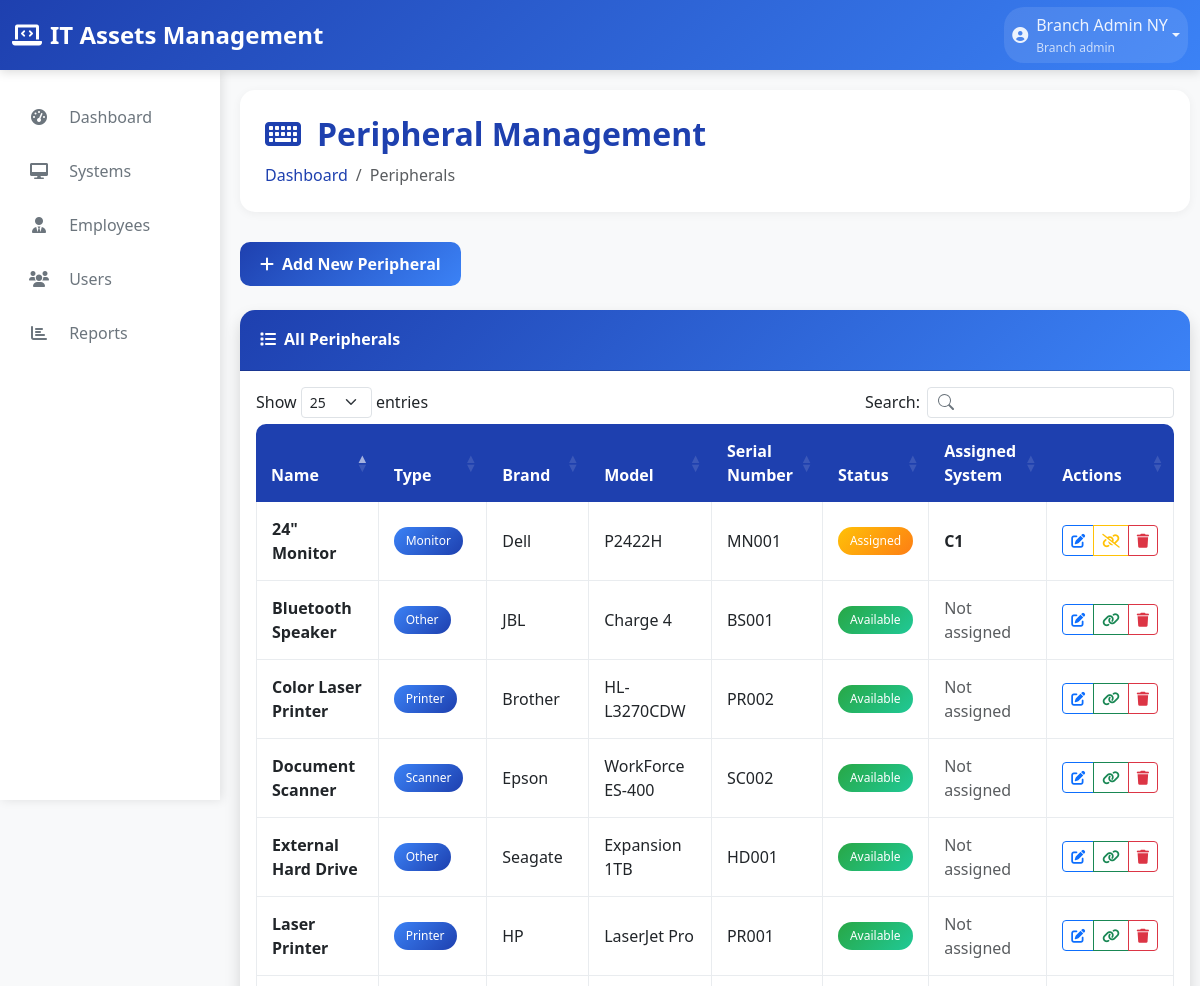
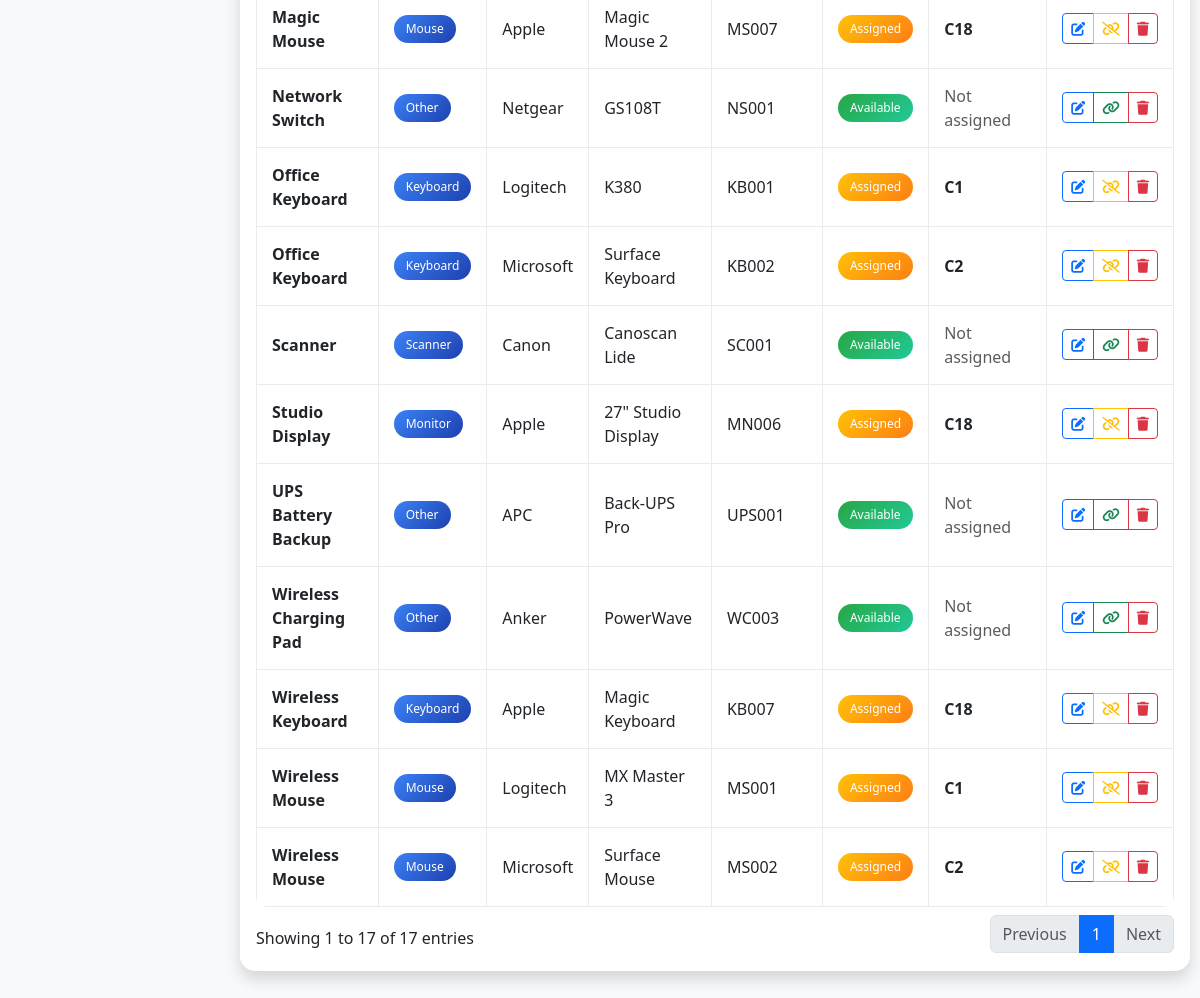
/peripherals.php (signed in), run on the app's committed database (2 pictures, top to bottom).
### tables this page shows
CREATE TABLE IF NOT EXISTS peripherals (
    id INT AUTO_INCREMENT PRIMARY KEY,
    name VARCHAR(100) NOT NULL,
    type ENUM('Keyboard', 'Mouse', 'Monitor', 'Printer', 'Scanner', 'Other') NOT NULL,
    brand VARCHAR(50),
    model VARCHAR(50),
    serial_number VARCHAR(100),
    system_id INT NULL,
    status ENUM('Available', 'Assigned', 'In Repair') DEFAULT 'Available',
    created_at TIMESTAMP DEFAULT CURRENT_TIMESTAMP,
    FOREIGN KEY (system_id) REFERENCES systems(id) ON DELETE SET NULL
);

CREATE TABLE IF NOT EXISTS systems (
    id INT AUTO_INCREMENT PRIMARY KEY,
    system_code VARCHAR(20) NOT NULL,
    branch_id INT NOT NULL,
    type ENUM('Laptop', 'Desktop', 'Server') NOT NULL,
    cpu VARCHAR(100),
    ram VARCHAR(50),
    storage VARCHAR(100),
    os VARCHAR(50),
    status ENUM('Assigned', 'Unassigned', 'In Repair') DEFAULT 'Unassigned',
    assigned_to INT NULL,
    assigned_date DATE NULL,
    created_at TIMESTAMP DEFAULT CURRENT_TIMESTAMP,
    FOREIGN KEY (branch_id) REFERENCES branches(id) ON DELETE CASCADE,
    FOREIGN KEY (assigned_to) REFERENCES employees(id) ON DELETE SET NULL
);

### config/session.php (called while the page is built, shortened)
<?php
function isLoggedIn() {
    return isset($_SESSION['user_id']) && isset($_SESSION['role']);
}
function hasRole($role) {
    return isLoggedIn() && $_SESSION['role'] === $role;
}
function isSuperAdmin() {
    return hasRole('super_admin');
}
function isBranchAdmin() {
    return hasRole('branch_admin');
}
?>

### peripherals.php (the view, shortened to what this page needs)
<?php
require_once 'config/database.php';
require_once 'config/session.php';
$pdo = getConnection();
if (isSuperAdmin()) {
    $stmt = $pdo->query("
        SELECT p.*, s.system_code, b.name as branch_name
        FROM peripherals p
        LEFT JOIN systems s ON p.system_id = s.id
        LEFT JOIN branches b ON s.branch_id = b.id
        ORDER BY p.type, p.name
    ");
} else {
    $stmt = $pdo->prepare("
        SELECT p.*, s.system_code, b.name as branch_name
        FROM peripherals p
        LEFT JOIN systems s ON p.system_id = s.id
        LEFT JOIN branches b ON s.branch_id = b.id
        WHERE s.branch_id = ? OR p.system_id IS NULL
        ORDER BY p.type, p.name
    ");
    $stmt->execute([getCurrentUserBranch()]);
}
$peripherals = $stmt->fetchAll();
include 'includes/header.php';
include 'includes/sidebar.php';
?>
<div class="main-content">
    <div class="content-wrapper">
        <div class="page-header">
            <h1 class="page-title">
                <i class="fas fa-keyboard me-3"></i>Peripheral Management
            </h1>
            <nav aria-label="breadcrumb">
                <ol class="breadcrumb">
                    <li class="breadcrumb-item"><a href="<?php echo isSuperAdmin() ? 'dashboard.php' : 'branch_dashboard.php'; ?>">Dashboard</a></li>
                    <li class="breadcrumb-item active">Peripherals</li>
                </ol>
            </nav>
        </div>
        <div class="row mb-4">
            <div class="col-12">
                <button type="button" class="btn btn-primary" data-bs-toggle="modal" data-bs-target="#addPeripheralModal">
                    <i class="fas fa-plus me-2"></i>Add New Peripheral
                </button>
            </div>
        </div>
        <div class="card shadow">
            <div class="card-header">
                <h6 class="m-0 font-weight-bold text-white">
                    <i class="fas fa-list me-2"></i>All Peripherals
                </h6>
            </div>
            <div class="card-body">
                <div class="table-responsive">
                    <table class="table table-bordered data-table" width="100%" cellspacing="0">
                        <thead>
                            <tr>
                                <th>Name</th>
                                <th>Type</th>
                                <th>Brand</th>
                                <th>Model</th>
                                <th>Serial Number</th>
                                <th>Status</th>
                                <th>Assigned System</th>
                                <th>Actions</th>
                            </tr>
                        </thead>
                        <tbody>
                            <?php foreach ($peripherals as $peripheral): ?>
                                <tr>
                                    <td><strong><?php echo htmlspecialchars($peripheral['name']); ?></strong></td>
                                    <td>
                                        <span class="badge badge-info"><?php echo htmlspecialchars($peripheral['type']); ?></span>
                                    </td>
                                    <td><?php echo htmlspecialchars($peripheral['brand'] ?: '-'); ?></td>
                                    <td><?php echo htmlspecialchars($peripheral['model'] ?: '-'); ?></td>
                                    <td><?php echo htmlspecialchars($peripheral['serial_number'] ?: '-'); ?></td>
                                    <td>
                                        <?php
                                        $statusClass = '';
                                        switch ($peripheral['status']) {
                                            case 'Available':
                                                $statusClass = 'badge-success';
                                                break;
                                            case 'Assigned':
                                                $statusClass = 'badge-warning';
                                                break;
                                        }
                                        ?>
                                        <span class="badge <?php echo $statusClass; ?>"><?php echo $peripheral['status']; ?></span>
                                    </td>
                                    <td>
                                        <?php if ($peripheral['system_code']): ?>
                                            <strong><?php echo htmlspecialchars($peripheral['system_code']); ?></strong>
                                        <?php else: ?>
                                            <span class="text-muted">Not assigned</span>
                                        <?php endif; ?>
                                    </td>
                                    <td>
                                        <div class="btn-group" role="group">
                                            <button type="button" class="btn btn-sm btn-outline-primary"
                                                    onclick="editPeripheral(<?php echo htmlspecialchars(json_encode($peripheral)); ?>)">
                                                <i class="fas fa-edit"></i>
                                            </button>
                                            <?php if ($peripheral['status'] == 'Available'): ?>
                                                <button type="button" class="btn btn-sm btn-outline-success"
                                                        onclick="assignPeripheral(<?php echo $peripheral['id']; ?>, '<?php echo htmlspecialchars($peripheral['name']); ?>')">
                                                    <i class="fas fa-link"></i>
                                                </button>
                                            <?php elseif ($peripheral['status'] == 'Assigned'): ?>
                                                <button type="button" class="btn btn-sm btn-outline-warning"
                                                        onclick="unassignPeripheral(<?php echo $peripheral['id']; ?>, '<?php echo htmlspecialchars($peripheral['name']); ?>')">
                                                    <i class="fas fa-unlink"></i>
                                                </button>
                                            <?php endif; ?>
                                            <button type="button" class="btn btn-sm btn-outline-danger"
                                                    onclick="deletePeripheral(<?php echo $peripheral['id']; ?>, '<?php echo htmlspecialchars($peripheral['name']); ?>')">
                                                <i class="fas fa-trash"></i>
                                            </button>
                                        </div>
                                    </td>
                                </tr>
                            <?php endforeach; ?>
                        </tbody>
                    </table>
                </div>
            </div>
        </div>
    </div>
</div>
<?php include 'includes/footer.php'; ?>

### includes/header.php (shortened to what this page needs)
<!DOCTYPE html>
<html lang="en">
<head>
    <link href="https://cdn.jsdelivr.net/npm/bootstrap@5.3.0/dist/css/bootstrap.min.css" rel="stylesheet">
    <link href="https://cdnjs.cloudflare.com/ajax/libs/font-awesome/6.0.0/css/all.min.css" rel="stylesheet">
    <link href="https://cdn.datatables.net/1.13.6/css/dataTables.bootstrap5.min.css" rel="stylesheet">
</head>
<body>
    <nav class="navbar navbar-expand-lg navbar-dark fixed-top">
        <div class="container-fluid">
            <a class="navbar-brand" href="<?php echo isSuperAdmin() ? 'dashboard.php' : 'branch_dashboard.php'; ?>">
                <i class="fas fa-laptop-code me-2"></i>IT Assets Management
            </a>
            <div class="collapse navbar-collapse" id="navbarNav">
                <ul class="navbar-nav ms-auto">
                    <li class="nav-item dropdown">
                        <a class="nav-link dropdown-toggle text-white d-flex align-items-center user-info" href="#" role="button" data-bs-toggle="dropdown" aria-expanded="false">
                            <i class="fas fa-user-circle me-2"></i>
                            <div>
                                <?php echo htmlspecialchars($_SESSION['full_name']); ?>
                                <small class="d-block"><?php echo ucfirst(str_replace('_', ' ', $_SESSION['role'])); ?></small>
                            </div>
                        </a>
                    </li>
                </ul>
            </div>
        </div>
    </nav>

### includes/sidebar.php (shortened to what this page needs)
<?php
$currentPage = basename($_SERVER['PHP_SELF']);
?>
<div class="sidebar">
    <div class="sidebar-content">
        <ul class="nav flex-column">
            <li class="nav-item">
                <a class="nav-link <?php echo ($currentPage == 'dashboard.php' || $currentPage == 'branch_dashboard.php') ? 'active' : ''; ?>"
                   href="<?php echo isSuperAdmin() ? 'dashboard.php' : 'branch_dashboard.php'; ?>">
                    <i class="fas fa-tachometer-alt me-3"></i>
                    <span>Dashboard</span>
                </a>
            </li>
            <li class="nav-item">
                <a class="nav-link <?php echo ($currentPage == 'systems.php') ? 'active' : ''; ?>" href="systems.php">
                    <i class="fas fa-desktop me-3"></i>
                    <span>Systems</span>
                </a>
            </li>
            <li class="nav-item">
                <a class="nav-link <?php echo ($currentPage == 'employees.php') ? 'active' : ''; ?>" href="employees.php">
                    <i class="fas fa-user-tie me-3"></i>
                    <span>Employees</span>
                </a>
            </li>
            <?php if (isBranchAdmin()): ?>
            <li class="nav-item">
                <a class="nav-link <?php echo ($currentPage == 'admin_users.php') ? 'active' : ''; ?>" href="admin_users.php">
                    <i class="fas fa-users me-3"></i>
                    <span>Users</span>
                </a>
            </li>
            <?php endif; ?>
            <li class="nav-item">
                <a class="nav-link <?php echo ($currentPage == 'reports.php') ? 'active' : ''; ?>" href="reports.php">
                    <i class="fas fa-chart-bar me-3"></i>
                    <span>Reports</span>
                </a>
            </li>
        </ul>
    </div>
</div>

### includes/footer.php (shortened to what this page needs)
</body>
</html>

### includes/header.php (style rules this page uses)
:root { --primary-color: #1e40af; --secondary-color: #3b82f6; --accent-color: #1d4ed8; --dark-blue: #1e3a8a; --light-blue: #dbeafe; --sidebar-width: 220px; --header-height: 70px; }
body { font-family: 'Segoe UI', Tahoma, Geneva, Verdana, sans-serif; background-color: #f8f9fa; transition: background-color 0.3s ease, color 0.3s ease; }
.navbar { background: linear-gradient(135deg, var(--primary-color) 0%, var(--secondary-color) 100%); box-shadow: 0 2px 10px rgba(0,0,0,0.15); height: var(--header-height); z-index: 1030; position: fixed; top: 0; left: 0; right: 0; transition: all 0.3s ease; }
.navbar-brand { font-weight: 700; font-size: 1.5rem; }
.navbar-nav .nav-link { color: rgba(255,255,255,0.9) !important; font-weight: 500; transition: all 0.3s ease; }
.user-info { background: rgba(255,255,255,0.1); border-radius: 20px; padding: 6px 12px; margin-left: 15px; max-width: 200px; overflow: hidden; text-decoration: none !important; }
.user-info small { font-size: 0.75rem; display: block; margin-top: 2px; opacity: 0.8; }
.main-content { margin-left: var(--sidebar-width); padding-top: var(--header-height); min-height: calc(100vh - var(--header-height)); }
.content-wrapper { padding: 20px 10px 20px 20px; max-width: 100%; margin: 0; }
.card { margin-bottom: 20px; }
.table-responsive { margin: 0; }
.table { margin-bottom: 0; }
.page-header { background: white; border-radius: 15px; padding: 25px; margin-bottom: 30px; box-shadow: 0 2px 10px rgba(0,0,0,0.05); }
.page-title { font-size: 2rem; font-weight: 700; color: var(--primary-color); margin: 0; }
.breadcrumb { background: none; padding: 0; margin: 10px 0 0 0; }
.breadcrumb-item a { color: var(--primary-color); text-decoration: none; }
.card { border: none; border-radius: 15px; box-shadow: 0 2px 10px rgba(0,0,0,0.05); transition: all 0.3s ease; }
.card-header { background: linear-gradient(135deg, var(--primary-color) 0%, var(--secondary-color) 100%); color: white; border-radius: 15px 15px 0 0 !important; padding: 20px; font-weight: 600; }
.card-header h6 { color: white !important; font-weight: 700 !important; margin: 0; }
.card-header .m-0 { color: white !important; font-weight: 700 !important; }
.btn-primary { background: linear-gradient(135deg, var(--primary-color) 0%, var(--secondary-color) 100%); border: none; border-radius: 10px; padding: 10px 20px; font-weight: 600; transition: all 0.3s ease; }
.table { border-radius: 10px; overflow: hidden; }
.table thead th { background: var(--primary-color); color: white; border: none; font-weight: 600; padding: 15px; }
.table tbody td { padding: 15px; vertical-align: middle; border-color: #e9ecef; }
.badge { padding: 8px 12px; border-radius: 20px; font-weight: 500; }
.badge-success { background: linear-gradient(135deg, #28a745, #20c997); }
.badge-warning { background: linear-gradient(135deg, #ffc107, #fd7e14); }
.badge-info { background: linear-gradient(135deg, #3b82f6, #1e40af); }

### includes/sidebar.php (style rules this page uses)
.sidebar { position: fixed; top: var(--header-height); left: 0; width: 220px; height: calc(100vh - var(--header-height)); background: white; box-shadow: 2px 0 10px rgba(0,0,0,0.1); z-index: 1020; overflow-y: auto; }
.sidebar-content { padding: 20px 0; }
.sidebar .nav-link { color: #6c757d; padding: 15px 25px; border-radius: 0; transition: all 0.3s ease; border-left: 4px solid transparent; font-weight: 500; }
.sidebar .nav-link i { width: 20px; text-align: center; }

### data on the page
peripherals: name "Office Keyboard", type "Keyboard", brand "Logitech", model "K380", serial_number "KB001", status "Assigned", system.system_code "C1"
peripherals: name "Office Keyboard", type "Keyboard", brand "Microsoft", model "Surface Keyboard", serial_number "KB002", status "Assigned", system.system_code "C2"
peripherals: name "Wireless Keyboard", type "Keyboard", brand "Apple", model "Magic Keyboard", serial_number "KB007", status "Assigned", system.system_code "C18"
peripherals: name "Magic Mouse", type "Mouse", brand "Apple", model "Magic Mouse 2", serial_number "MS007", status "Assigned", system.system_code "C18"
peripherals: name "Wireless Mouse", type "Mouse", brand "Logitech", model "MX Master 3", serial_number "MS001", status "Assigned", system.system_code "C1"
peripherals: name "Wireless Mouse", type "Mouse", brand "Microsoft", model "Surface Mouse", serial_number "MS002", status "Assigned", system.system_code "C2"
peripherals: name "24\" Monitor", type "Monitor", brand "Dell", model "P2422H", serial_number "MN001", status "Assigned", system.system_code "C1"
peripherals: name "Studio Display", type "Monitor", brand "Apple", model "27\" Studio Display", serial_number "MN006", status "Assigned", system.system_code "C18"
peripherals: name "Color Laser Printer", type "Printer", brand "Brother", model "HL-L3270CDW", serial_number "PR002", status "Available", shows "Not assigned"
peripherals: name "Laser Printer", type "Printer", brand "HP", model "LaserJet Pro", serial_number "PR001", status "Available", shows "Not assigned"
peripherals: name "Document Scanner", type "Scanner", brand "Epson", model "WorkForce ES-400", serial_number "SC002", status "Available", shows "Not assigned"
peripherals: name "Scanner", type "Scanner", brand "Canon", model "Canoscan Lide", serial_number "SC001", status "Available", shows "Not assigned"
peripherals: name "Bluetooth Speaker", type "Other", brand "JBL", model "Charge 4", serial_number "BS001", status "Available", shows "Not assigned"
peripherals: name "External Hard Drive", type "Other", brand "Seagate", model "Expansion 1TB", serial_number "HD001", status "Available", shows "Not assigned"
peripherals: name "Network Switch", type "Other", brand "Netgear", model "GS108T", serial_number "NS001", status "Available", shows "Not assigned"
peripherals: name "UPS Battery Backup", type "Other", brand "APC", model "Back-UPS Pro", serial_number "UPS001", status "Available", shows "Not assigned"
peripherals: name "Wireless Charging Pad", type "Other", brand "Anker", model "PowerWave", serial_number "WC003", status "Available", shows "Not assigned"

### other printed values
$_SESSION['full_name'] "Branch Admin NY"
str_replace('_', ' ', $_SESSION['role']) "Branch admin"
